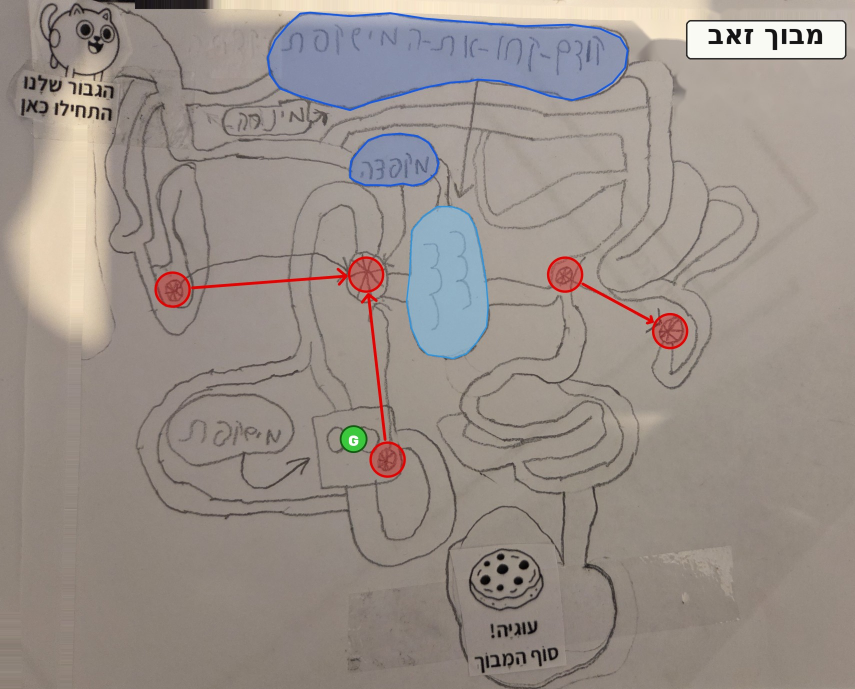
#> input picture maze.jpg, 1710 x 1378 px, found by its file name (shown at 1/2 size)
$ python render.py out.png
#> lines starting #> are read from the running program, lines starting #| are printed output that depends on the picture
import math, sys, statistics
from PIL import Image, ImageDraw, ImageOps
im = ImageOps.exif_transpose(Image.open('/tmp/maze.jpg')).convert('RGB')
#> im is the input picture: PIL image 1710x1378 RGB; mean R, G, B 153.3, 143.8, 137.5
S=2
g = im.convert('L'); gp = g.load(); px = im.load()
#> after `g = im.convert('L')`:
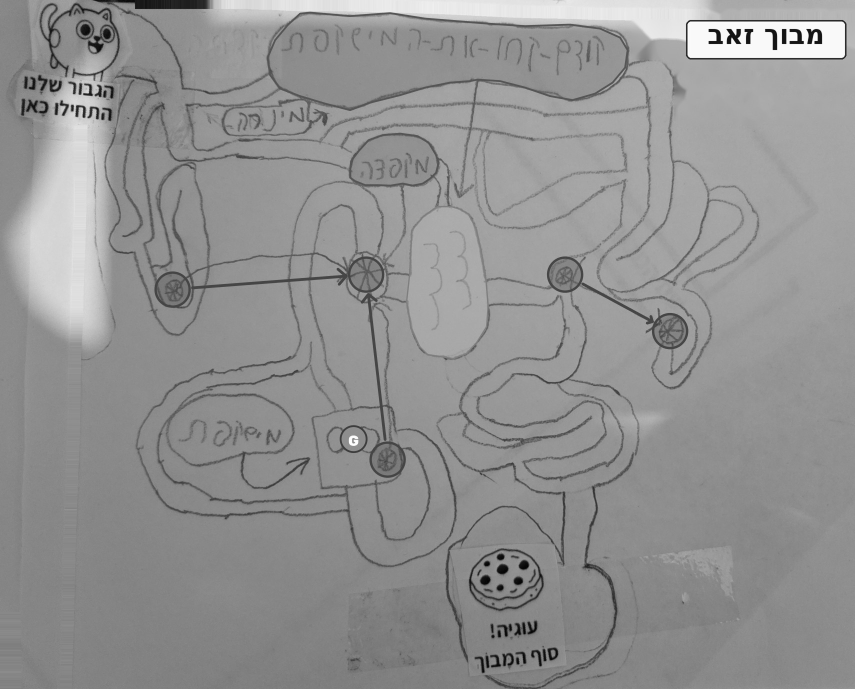
#> g: PIL image 1710x1378 L (shown at 1/2 size); min 0, max 255, mean 146
THR=90
def med(v,k=15):
    return [statistics.median(v[max(0,i-k):i+k+1]) for i in range(len(v))]
# top line: per display-x, first dark y (full res scan) in y 45..110
top={}
for x in range(300,1741):
    for y in range(56*S,112*S):
#> (the run stopped early here; a loop or call above may not have finished)
